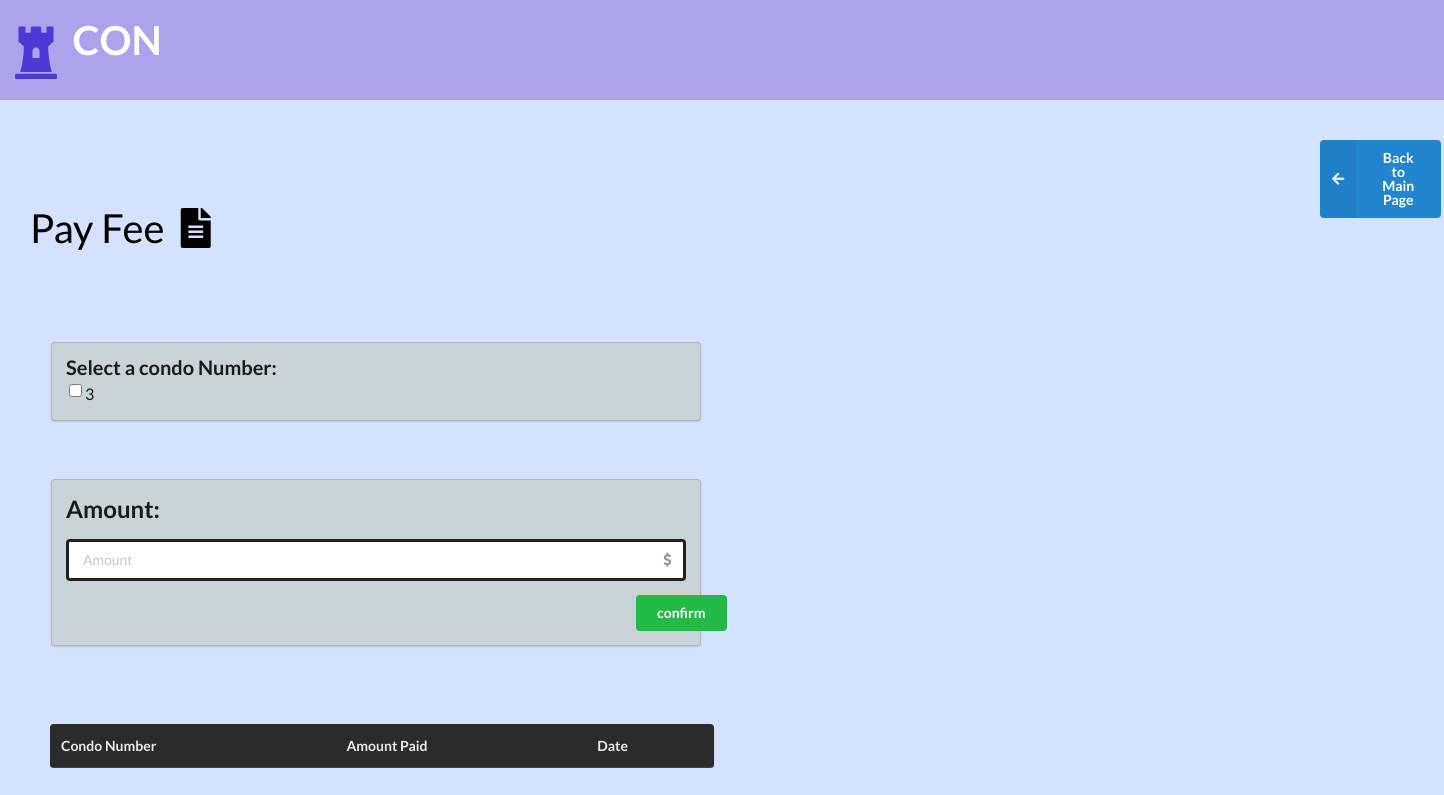
Before: /lib/pay_fee.php (signed in) with the older database file.
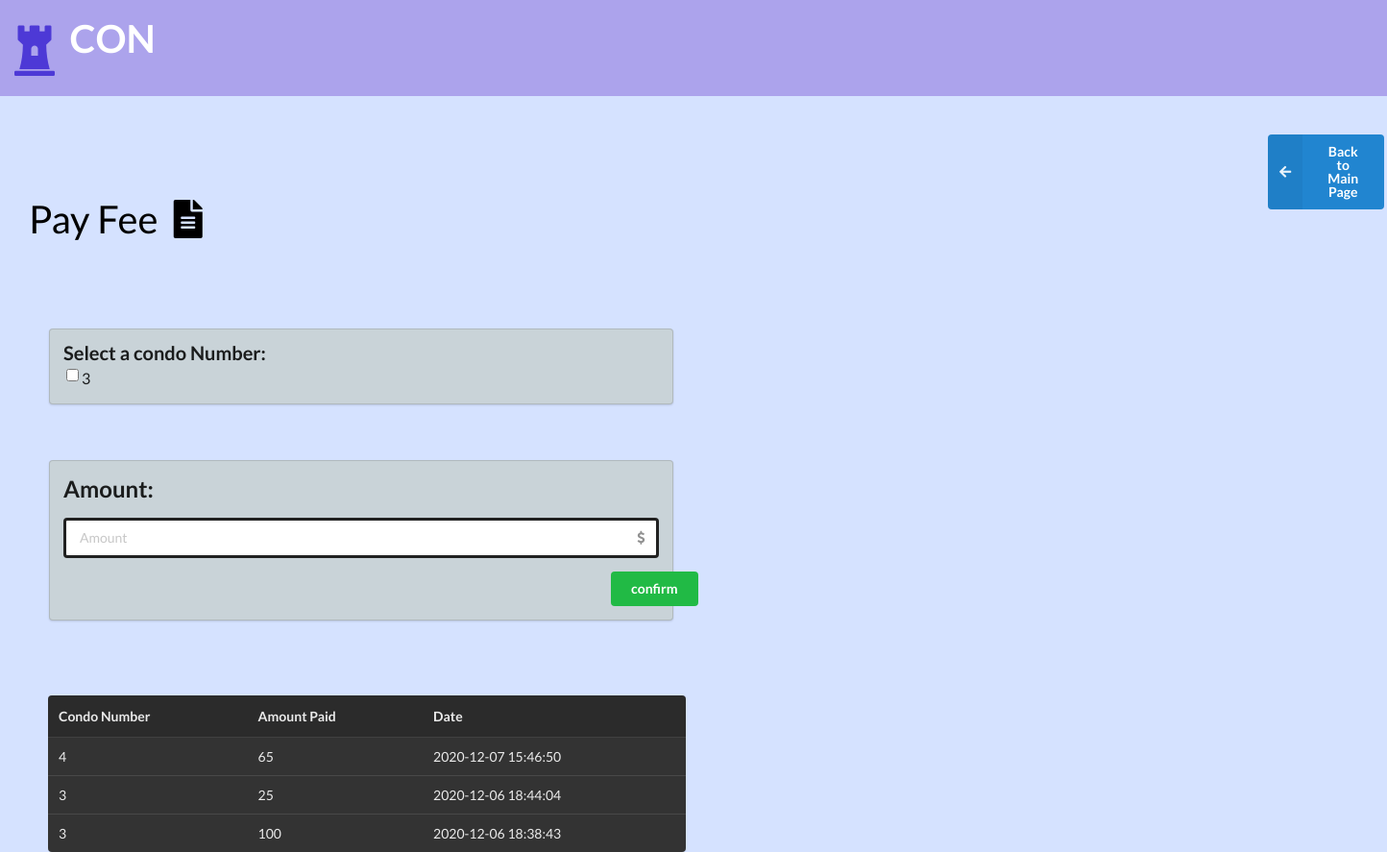
After: the same page with the newer database file.
### tables this page shows
CREATE TABLE `condos` (
                          `condoID` int unsigned NOT NULL AUTO_INCREMENT,
                          `ownerID` int DEFAULT NULL,
                          `buildingID` int DEFAULT NULL,
                          `floorspace` float DEFAULT NULL,
                          PRIMARY KEY (`condoID`),
                          KEY `buildingID` (`buildingID`),
                          KEY `ownerID` (`ownerID`),
                          CONSTRAINT `condos_ibfk_2` FOREIGN KEY (`buildingID`) REFERENCES `buildings` (`buildingID`) ON DELETE CASCADE,
                          CONSTRAINT `condos_ibfk_3` FOREIGN KEY (`ownerID`) REFERENCES `Users` (`userID`) ON DELETE SET NULL
);

CREATE TABLE `fees` (
                        `feeID` int NOT NULL AUTO_INCREMENT,
                        `condoID` int unsigned DEFAULT NULL,
                        `amountPaid` float DEFAULT NULL,
                        `payee` int NOT NULL,
                        `date` timestamp NOT NULL DEFAULT CURRENT_TIMESTAMP ON UPDATE CURRENT_TIMESTAMP,
                        PRIMARY KEY (`feeID`),
                        KEY `condoID` (`condoID`),
                        KEY `payee` (`payee`),
                        CONSTRAINT `fees_ibfk_1` FOREIGN KEY (`condoID`) REFERENCES `condos` (`condoID`) ON DELETE CASCADE,
                        CONSTRAINT `fees_ibfk_2` FOREIGN KEY (`payee`) REFERENCES `Users` (`userID`) ON DELETE CASCADE
);

### lib/pay_fee.php (the view, shortened to what this page needs)
<?php
include('config.php');
?>
<html>
<head>
    <link rel="stylesheet" href="https://cdnjs.cloudflare.com/ajax/libs/semantic-ui/2.4.1/semantic.min.css">
</head>
<body style="background-color: #d5e2ff;">
<div style = "background-color:#aca3ec; height:100px; color:#4D39D6; padding:3px;"><b><br><i class="huge chess rook icon"></i></b><b align="middle" style="margin-bottom:10px; color:white; font-size:40px;">CON</b></div>
<br><br>
<div align="right">
    <button style="margin-left:1320px" class="ui blue left labeled icon button" type="submit" name="back" onclick="window.location.href='welcome.php';">
        <i class="left arrow icon"></i>
        Back to Main Page
    </button>
</div>
<div>
    <a style="margin-left:30px; font-size: 40px; color:black;" class="item">
        Pay Fee <i class="file alternate icon"></i>
    </a>
</div>
<br>
<br>
<form action="pay_fee.php" method="post">
    <div style="margin:30px;" class="ui two column middle aligned relaxed grid basic segment">
        <div class="column">
            <div style=" background-color: #c9d3d8;" class="ui form segment AVAST_PAM_loginform">
                <div class="field">
                    <label style="font-size: 20px;">Select a condo Number:</label>
                    <table>
                        <tr>
                            <?php
                            $condo_query = mysqli_query($db, "SELECT condoID FROM condos WHERE ownerID=".$_SESSION['ID'].";");
                            while($condo = mysqli_fetch_array($condo_query)){
                                echo '<td><input class="checkbox" type="checkbox" name="condo'.$condo['condoID'].'"> '.$condo['condoID'].'</td>';
                                echo "</tr>";} ?>
                    </table>
                </div>
            </div>
        </div>
    </div>
    <div style="margin:30px;" class="ui two column middle aligned relaxed grid basic segment">
        <div class="column">
            <div style=" background-color: #c9d3d8;" class="ui form segment AVAST_PAM_loginform">
                <div class="field">
                    <h2 for="amount"> Amount: </h2>
                    <div class="ui left labeled icon input">
                        <input style=" border: solid;" type="text" placeholder="Amount" name="amount" >
                    </div>
                </div>
                <div align="right">
                    <input style="margin-left:570px;" class="ui positive button" type="submit" name="create_fee" value="confirm">
                </div>
            </div>
        </div>
    </div>
</form>
<br>
<table style = "width:46%; margin-left:50px" class="ui inverted table">
	<thead>
  	<tr>
      <th>Condo Number</th>
      <th> Amount Paid </th>
      <th> Date </th>
    </tr>
	</thead>
  <?php
  $fee_query = mysqli_query($db, "SELECT * FROM fees ORDER BY date DESC");
  if($_SESSION['admin'] == 1) {
  	while($fee = mysqli_fetch_array($fee_query)){
  		echo "<tr>";
  	  echo "<td>".$fee['condoID']."</td>";
  	  echo "<td>".$fee['amountPaid']."</td>";
  	  echo "<td>".$fee['date']."</td>";
  	  echo "</tr>";
  	}
  }
  ?>
</table>
</body>
</html>

Changed rows visible on the page:
added fees: condoID "4", amountPaid "65", date "2020-12-07 15:46:50"
added fees: condoID "3", amountPaid "25", date "2020-12-06 18:44:04"
added fees: condoID "3", amountPaid "100", date "2020-12-06 18:38:43"
